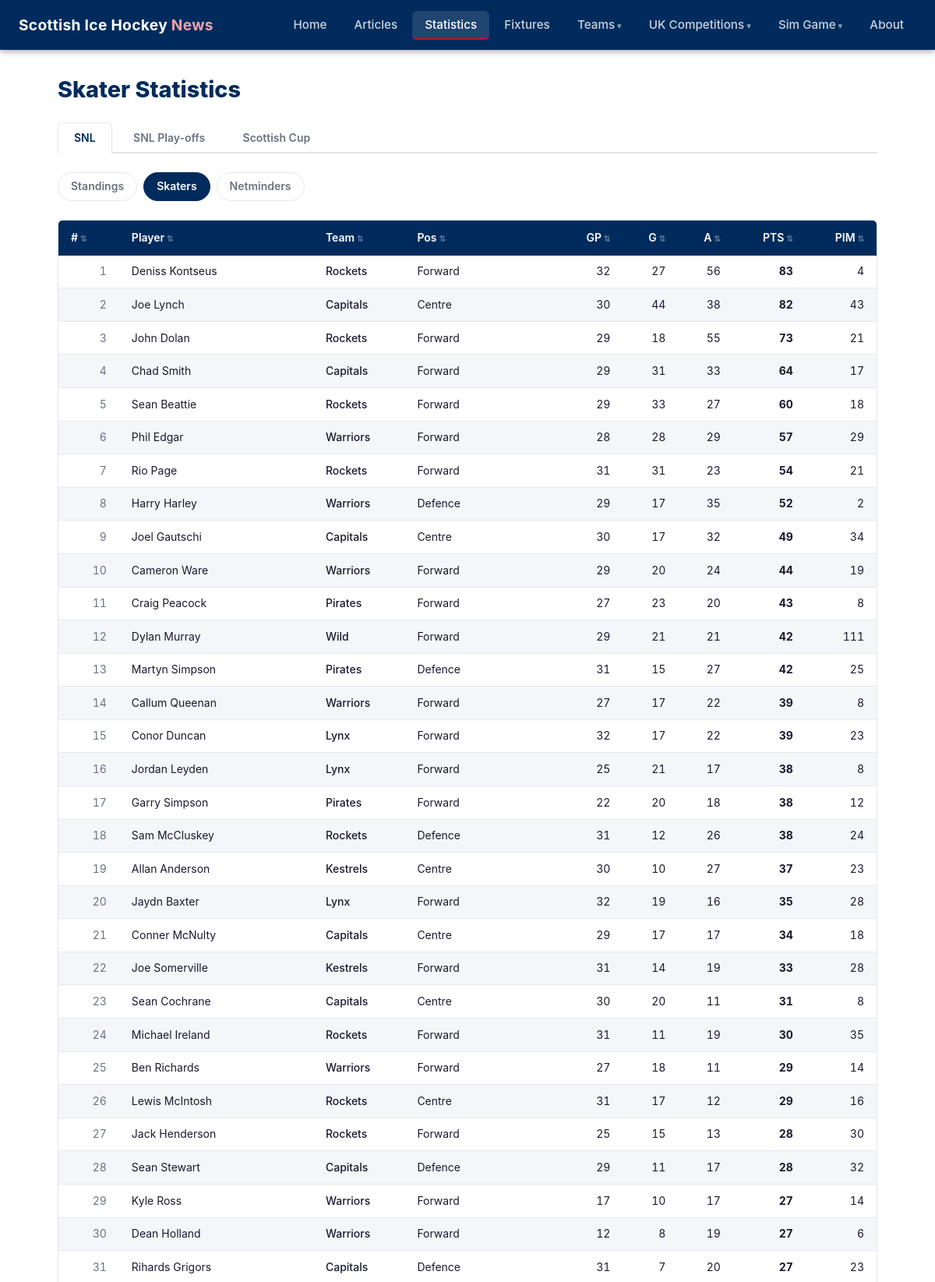
Page /statistics/skaters/ (upper part) on the committed database.
### tables this page shows
CREATE TABLE "season_skater_stats" (
                id             INTEGER PRIMARY KEY,
                season         TEXT    NOT NULL DEFAULT '2025-26',
                competition_id INTEGER NOT NULL REFERENCES competitions(id),
                player_id      INTEGER NOT NULL REFERENCES players(id),
                team_id        INTEGER NOT NULL REFERENCES teams(id),
                position       TEXT,
                gp             INTEGER,
                goals          INTEGER,
                assists        INTEGER,
                total_points   INTEGER,
                pim            INTEGER,
                scraped_at     TEXT    NOT NULL,
                UNIQUE (season, competition_id, player_id)
            );

CREATE TABLE players (
            id   INTEGER PRIMARY KEY,
            slug TEXT    NOT NULL UNIQUE,
            name TEXT    NOT NULL
        );

CREATE TABLE teams (
            id   INTEGER PRIMARY KEY,
            slug TEXT    NOT NULL UNIQUE,
            name TEXT    NOT NULL
        );

### web/app.py (the view)
@app.route("/statistics/skaters/")
def stats_skaters():
    season = request.args.get("season", CURRENT_SEASON)
    if season not in SEASONS:
        season = CURRENT_SEASON
    comp = request.args.get("comp", "SNL")
    if comp not in COMPETITIONS:
        comp = "SNL"
    skaters = db_queries.get_skater_stats(comp, season=season)
    return render_template(
        "stats_skaters.html",
        comp=comp,
        competitions=COMPETITIONS,
        season=season,
        seasons=SEASONS,
        skaters=skaters,
    )

### web/app.py (called while the page is built)
@app.template_filter("short_name")
def short_name_filter(db_name):
    return TEAM_DISPLAY.get(db_name, {}).get("short", db_name)

@app.template_filter("team_slug")
def team_slug_filter(db_name):
    return TEAM_DISPLAY.get(db_name, {}).get("slug", db_name.lower().replace(" ", "-"))

### web/db_queries.py (called while the page is built)
def get_connection():
    conn = sqlite3.connect(DB_PATH)
    conn.row_factory = sqlite3.Row
    conn.execute("PRAGMA journal_mode=WAL")
    conn.execute("PRAGMA foreign_keys=ON")
    return conn

def get_skater_stats(comp_name="SNL", season=CURRENT_SEASON):
    conn = get_connection()
    try:
        if comp_name == "SNL Play-offs":
            return _skater_stats_from_events(conn, comp_name, season)
        rows = conn.execute(
            """
            SELECT p.name AS player_name, t.name AS team_name,
                   s.position, s.gp, s.goals, s.assists, s.total_points, s.pim
            FROM season_skater_stats s
            JOIN players p ON p.id = s.player_id
            JOIN teams t ON t.id = s.team_id
            JOIN competitions c ON c.id = s.competition_id
            WHERE c.name = ? AND s.season = ?
            ORDER BY s.total_points DESC, s.goals DESC, s.assists DESC
            """,
            (comp_name, season),
        ).fetchall()
        return [dict(r) for r in rows]
    finally:
        conn.close()

### web/templates/stats_skaters.html (shortened to what this page needs)
{% extends "base.html" %}
{% block content %}
<h1 class="page-title">Skater Statistics</h1>
<div class="comp-tabs">
  {% for c in competitions %}
    <a href="{{ url_for('stats_skaters', comp=c) }}"
       class="comp-tab {{ 'active' if c == comp else '' }}">{{ c }}</a>
  {% endfor %}
</div>
<div class="stats-nav">
  <a href="{{ url_for('statistics', comp=comp) }}" class="stats-nav-link">Standings</a>
  <a href="{{ url_for('stats_skaters', comp=comp) }}" class="stats-nav-link active">Skaters</a>
  <a href="{{ url_for('stats_netminders', comp=comp) }}" class="stats-nav-link">Netminders</a>
</div>
{% if skaters %}
  <div class="table-wrapper">
    <table class="sortable">
      <thead>
        <tr>
          <th data-sort-rank>#</th>
          <th>Player</th>
          <th>Team</th>
          <th>Pos</th>
          <th class="num">GP</th>
          <th class="num">G</th>
          <th class="num">A</th>
          <th class="num">PTS</th>
          <th class="num">PIM</th>
        </tr>
      </thead>
      <tbody>
        {% for s in skaters %}
          <tr>
            <td class="num text-muted">{{ loop.index }}</td>
            <td>{{ s.player_name }}</td>
            <td><a href="{{ url_for('team_detail', slug=s.team_name|team_slug) }}" class="team-name-link">{{ s.team_name | short_name }}</a></td>
            <td>{{ s.position or '–' }}</td>
            <td class="num">{{ s.gp }}</td>
            <td class="num">{{ s.goals }}</td>
            <td class="num">{{ s.assists }}</td>
            <td class="num"><strong>{{ s.total_points }}</strong></td>
            <td class="num">{{ s.pim }}</td>
          </tr>
        {% endfor %}
      </tbody>
    </table>
  </div>
{% else %}
  <p class="no-data">No skater stats available for {{ comp }}.</p>
{% endif %}
{% endblock %}

### web/static/css/style.css (style rules this page uses)
:root { --primary: #002B5C; --accent: #C8102E; --bg: #ffffff; --bg-subtle: #f4f6f9; --text: #1a1a2e; --text-muted: #6b7280; --border: #e5e7eb; --nav-height: 64px; --radius: 6px; }
*, *::before, *::after { box-sizing: border-box; margin: 0; padding: 0; }
body { font-family: -apple-system, BlinkMacSystemFont, 'Segoe UI', Roboto, sans-serif; color: var(--text); background: var(--bg); line-height: 1.6; min-height: 100vh; display: flex; flex-direction: column; }
a { color: var(--primary); }
h1, h2, h3 { line-height: 1.3; }
.page-title { font-size: 1.8rem; font-weight: 800; color: var(--primary); margin-bottom: 1.5rem; }
.text-muted { color: var(--text-muted); font-size: 0.875rem; }
.table-wrapper { overflow-x: auto; border-radius: var(--radius); border: 1px solid var(--border); margin-bottom: 0.5rem; }
table { width: 100%; border-collapse: collapse; font-size: 0.875rem; }
thead th { background: var(--primary); color: #fff; padding: 0.7rem 1rem; text-align: left; font-weight: 600; white-space: nowrap; }
thead th.num { text-align: right; }
tbody tr:nth-child(even) { background: var(--bg-subtle); }
tbody td { padding: 0.6rem 1rem; border-bottom: 1px solid var(--border); white-space: nowrap; }
tbody td.num { text-align: right; font-variant-numeric: tabular-nums; }
.comp-tabs { display: flex; gap: 0.4rem; border-bottom: 2px solid var(--border); margin-bottom: 1.5rem; }
.comp-tab { padding: 0.5rem 1.25rem; border-radius: var(--radius) var(--radius) 0 0; text-decoration: none; font-weight: 600; font-size: 0.875rem; color: var(--text-muted); border: 1px solid transparent; border-bottom: none; margin-bottom: -2px; transition: color 0.15s; }
.comp-tab.active { background: var(--bg); color: var(--primary); border-color: var(--border); border-bottom-color: var(--bg); }
.stats-nav { display: flex; gap: 0.5rem; margin-bottom: 1.5rem; }
.stats-nav-link { padding: 0.4rem 1rem; border-radius: 20px; text-decoration: none; font-size: 0.875rem; font-weight: 600; color: var(--text-muted); border: 1px solid var(--border); transition: all 0.15s; }
.stats-nav-link.active { background: var(--primary); color: #fff; border-color: var(--primary); }
.team-name-link { display: inline-flex; align-items: center; text-decoration: none; color: var(--text); font-weight: 500; }
.th-sortable { cursor: pointer; user-select: none; white-space: nowrap; }
.th-sortable::after { content: ' ⇅'; opacity: 0.35; font-size: 0.75em; }

### rows in the picture
season_skater_stats: player_name "Deniss Kontseus", team_name|short_name "Rockets", position "Forward", gp "32", goals "27", assists "56", total_points "83", pim "4"
season_skater_stats: player_name "Joe Lynch", team_name|short_name "Capitals", position "Centre", gp "30", goals "44", assists "38", total_points "82", pim "43"
season_skater_stats: player_name "John Dolan", team_name|short_name "Rockets", position "Forward", gp "29", goals "18", assists "55", total_points "73", pim "21"
season_skater_stats: player_name "Chad Smith", team_name|short_name "Capitals", position "Forward", gp "29", goals "31", assists "33", total_points "64", pim "17"
season_skater_stats: player_name "Sean Beattie", team_name|short_name "Rockets", position "Forward", gp "29", goals "33", assists "27", total_points "60", pim "18"
season_skater_stats: player_name "Phil Edgar", team_name|short_name "Warriors", position "Forward", gp "28", goals "28", assists "29", total_points "57", pim "29"
season_skater_stats: player_name "Rio Page", team_name|short_name "Rockets", position "Forward", gp "31", goals "31", assists "23", total_points "54", pim "21"
season_skater_stats: player_name "Harry Harley", team_name|short_name "Warriors", position "Defence", gp "29", goals "17", assists "35", total_points "52", pim "2"
season_skater_stats: player_name "Joel Gautschi", team_name|short_name "Capitals", position "Centre", gp "30", goals "17", assists "32", total_points "49", pim "34"
season_skater_stats: player_name "Cameron Ware", team_name|short_name "Warriors", position "Forward", gp "29", goals "20", assists "24", total_points "44", pim "19"
season_skater_stats: player_name "Craig Peacock", team_name|short_name "Pirates", position "Forward", gp "27", goals "23", assists "20", total_points "43", pim "8"
season_skater_stats: player_name "Dylan Murray", team_name|short_name "Wild", position "Forward", gp "29", goals "21", assists "21", total_points "42", pim "111"
season_skater_stats: player_name "Martyn Simpson", team_name|short_name "Pirates", position "Defence", gp "31", goals "15", assists "27", total_points "42", pim "25"
season_skater_stats: player_name "Callum Queenan", team_name|short_name "Warriors", position "Forward", gp "27", goals "17", assists "22", total_points "39", pim "8"
season_skater_stats: player_name "Conor Duncan", team_name|short_name "Lynx", position "Forward", gp "32", goals "17", assists "22", total_points "39", pim "23"
season_skater_stats: player_name "Jordan Leyden", team_name|short_name "Lynx", position "Forward", gp "25", goals "21", assists "17", total_points "38", pim "8"
season_skater_stats: player_name "Garry Simpson", team_name|short_name "Pirates", position "Forward", gp "22", goals "20", assists "18", total_points "38", pim "12"
season_skater_stats: player_name "Sam McCluskey", team_name|short_name "Rockets", position "Defence", gp "31", goals "12", assists "26", total_points "38", pim "24"
season_skater_stats: player_name "Allan Anderson", team_name|short_name "Kestrels", position "Centre", gp "30", goals "10", assists "27", total_points "37", pim "23"
season_skater_stats: player_name "Jaydn Baxter", team_name|short_name "Lynx", position "Forward", gp "32", goals "19", assists "16", total_points "35", pim "28"
season_skater_stats: player_name "Conner McNulty", team_name|short_name "Capitals", position "Centre", gp "29", goals "17", assists "17", total_points "34", pim "18"
season_skater_stats: player_name "Joe Somerville", team_name|short_name "Kestrels", position "Forward", gp "31", goals "14", assists "19", total_points "33", pim "28"
season_skater_stats: player_name "Sean Cochrane", team_name|short_name "Capitals", position "Centre", gp "30", goals "20", assists "11", total_points "31", pim "8"
season_skater_stats: player_name "Michael Ireland", team_name|short_name "Rockets", position "Forward", gp "31", goals "11", assists "19", total_points "30", pim "35"
season_skater_stats: player_name "Ben Richards", team_name|short_name "Warriors", position "Forward", gp "27", goals "18", assists "11", total_points "29", pim "14"
season_skater_stats: player_name "Lewis McIntosh", team_name|short_name "Rockets", position "Centre", gp "31", goals "17", assists "12", total_points "29", pim "16"
season_skater_stats: player_name "Jack Henderson", team_name|short_name "Rockets", position "Forward", gp "25", goals "15", assists "13", total_points "28", pim "30"
season_skater_stats: player_name "Sean Stewart", team_name|short_name "Capitals", position "Defence", gp "29", goals "11", assists "17", total_points "28", pim "32"
season_skater_stats: player_name "Kyle Ross", team_name|short_name "Warriors", position "Forward", gp "17", goals "10", assists "17", total_points "27", pim "14"
season_skater_stats: player_name "Dean Holland", team_name|short_name "Warriors", position "Forward", gp "12", goals "8", assists "19", total_points "27", pim "6"
season_skater_stats: player_name "Rihards Grigors", team_name|short_name "Capitals", position "Defence", gp "31", goals "7", assists "20", total_points "27", pim "23"

### other values in the picture
{{ c }} "SNL" "SNL Play-offs" "Scottish Cup"
